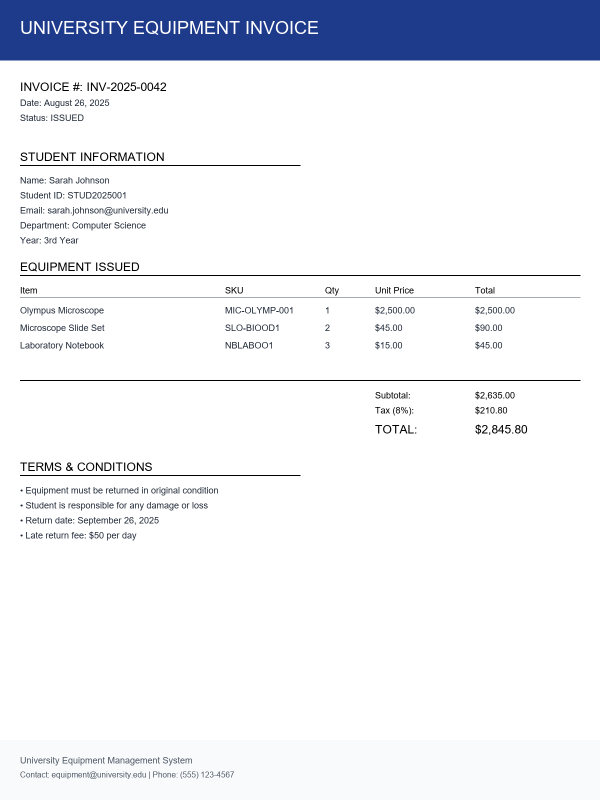
#> input picture sample_invoice_sarah_johnson_hq.png, 1200 x 1600 px (shown at 1/2 size)
$ python create_poor_quality_test_images.py
#> lines starting #> are read from the running program, lines starting #| are printed output that depends on the picture
"""
Create realistic poor quality invoice images to test OCR robustness
Simulates real-world conditions: blur, noise, low light, skew, compression
"""
from PIL import Image, ImageDraw, ImageFont, ImageFilter, ImageEnhance
import cv2
import numpy as np
import os
import random

def create_poor_quality_invoices():
    """Create various poor quality invoice images for testing"""

    # Start with our high quality invoice
    base_image_path = "sample_invoice_sarah_johnson_hq.png"
    if not os.path.exists(base_image_path):
        print("❌ Base image not found! Run create_invoice_image.py first")
        return

    base_image = Image.open(base_image_path)
#> base_image is the input picture: PIL image 1200x1600 RGB; mean R, G, B 233.9, 236.1, 242.2
    print(f"✅ Loaded base image: {base_image.size}")
#| ✅ Loaded base image: (1200, 1600)

    test_images = []

    # 1. BLURRY IMAGE (motion blur)
    print("🔄 Creating blurry image...")
    blurry = base_image.filter(ImageFilter.GaussianBlur(radius=2.5))
    blurry_path = "sample_invoices/test_blurry_invoice.png"
    blurry.save(blurry_path)
    test_images.append(("Blurry (Motion)", blurry_path))

    # 2. LOW LIGHT / DARK IMAGE
    print("🔄 Creating low light image...")
    dark_enhancer = ImageEnhance.Brightness(base_image)
    dark = dark_enhancer.enhance(0.4)  # 40% brightness
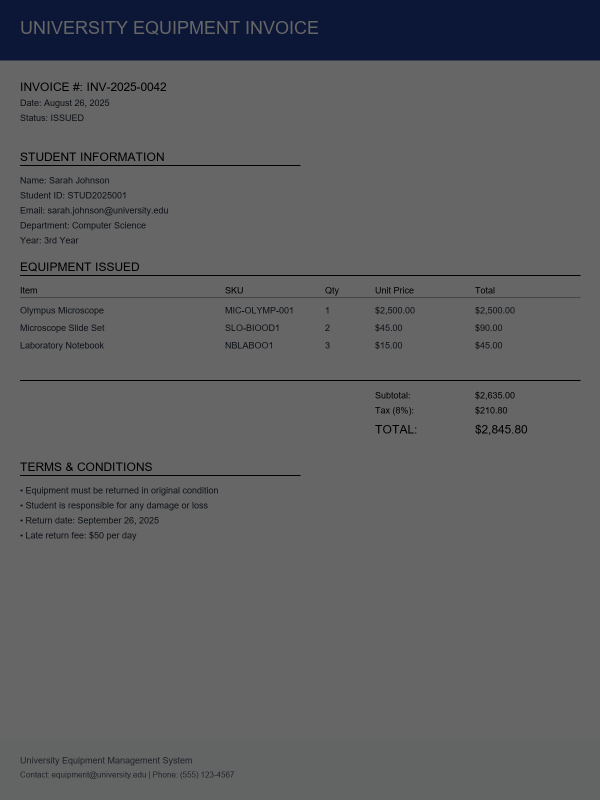
#> dark: PIL image 1200x1600 RGB (shown at 1/2 size); mean R, G, B 93.5, 94.4, 96.8
    dark_path = "sample_invoices/test_dark_invoice.png"
    dark.save(dark_path)
    test_images.append(("Low Light", dark_path))

    # 3. OVEREXPOSED / BRIGHT IMAGE
    print("🔄 Creating overexposed image...")
    bright_enhancer = ImageEnhance.Brightness(base_image)
    bright = bright_enhancer.enhance(1.8)  # 180% brightness
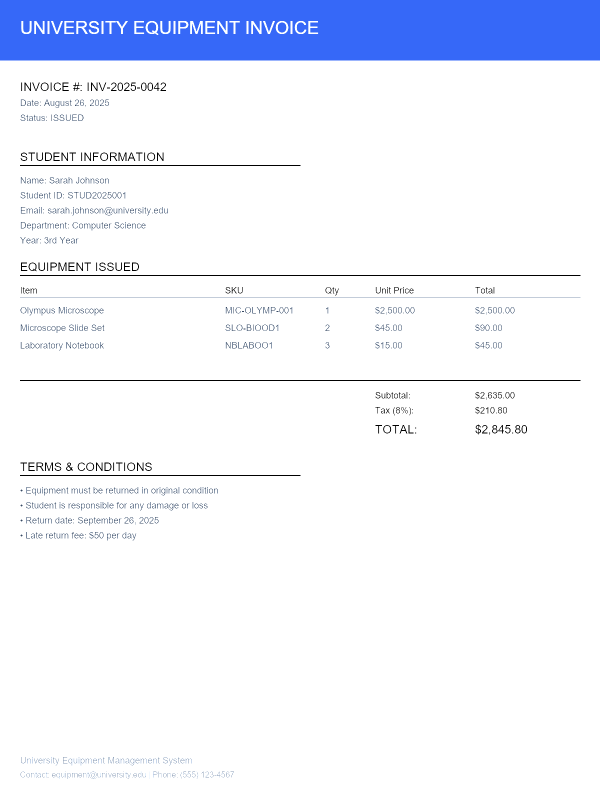
#> bright: PIL image 1200x1600 RGB (shown at 1/2 size); mean R, G, B 237.3, 241.1, 251.7
    bright_path = "sample_invoices/test_bright_invoice.png"
    bright.save(bright_path)
    test_images.append(("Overexposed", bright_path))

    # 4. LOW CONTRAST IMAGE
    print("🔄 Creating low contrast image...")
    contrast_enhancer = ImageEnhance.Contrast(base_image)
    low_contrast = contrast_enhancer.enhance(0.5)  # 50% contrast
    low_contrast_path = "sample_invoices/test_low_contrast_invoice.png"
    low_contrast.save(low_contrast_path)
    test_images.append(("Low Contrast", low_contrast_path))

    # 5. NOISY IMAGE
    print("🔄 Creating noisy image...")
    cv_image = cv2.cvtColor(np.array(base_image), cv2.COLOR_RGB2BGR)
    noise = np.random.normal(0, 25, cv_image.shape).astype(np.uint8)
    noisy_cv = cv2.add(cv_image, noise)
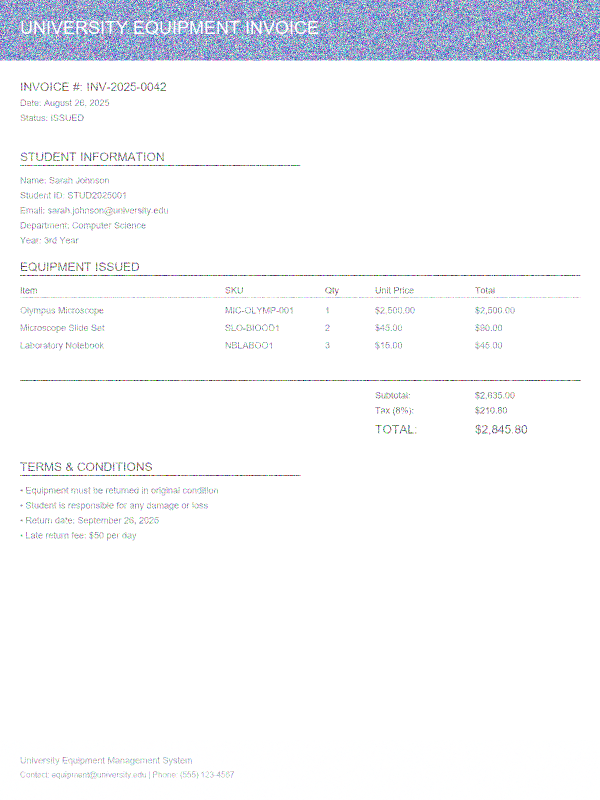
#> noisy_cv: shape (1600, 1200, 3) (shown at 1/2 size); mean B, G, R 249.4, 246.3, 245.1
    noisy_image = Image.fromarray(cv2.cvtColor(noisy_cv, cv2.COLOR_BGR2RGB))
    noisy_path = "sample_invoices/test_noisy_invoice.png"
    noisy_image.save(noisy_path)
    test_images.append(("Noisy", noisy_path))

    # 6. ROTATED/SKEWED IMAGE
    print("🔄 Creating skewed image...")
    skewed = base_image.rotate(-3, expand=True, fillcolor='white')  # 3 degrees counter-clockwise
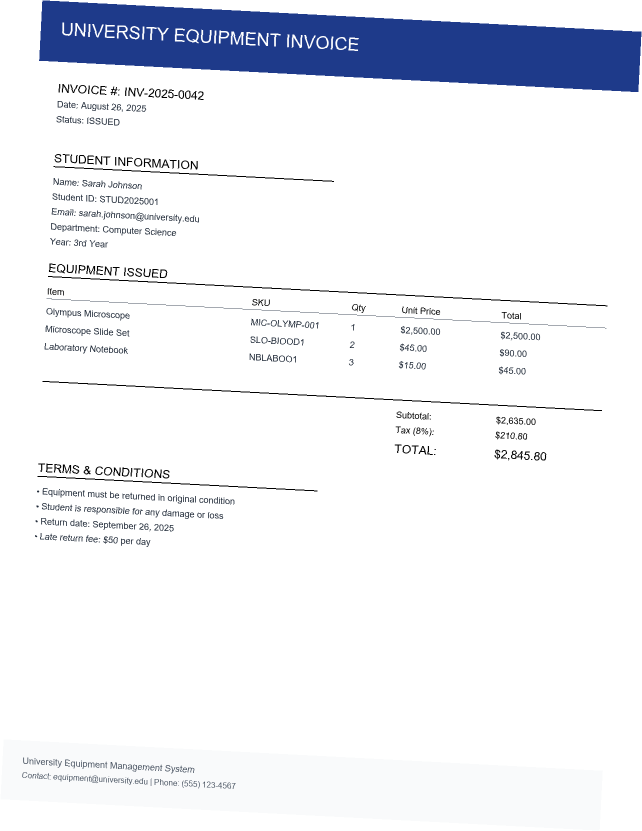
#> skewed: PIL image 1284x1662 RGB (shown at 1/2 size); mean R, G, B 236, 238, 243.5
    skewed_path = "sample_invoices/test_skewed_invoice.png"
    skewed.save(skewed_path)
    test_images.append(("Skewed", skewed_path))

    # 7. LOW RESOLUTION / PIXELATED
    print("🔄 Creating low resolution image...")
    small = base_image.resize((400, 533), Image.LANCZOS)  # Much smaller
    pixelated = small.resize(base_image.size, Image.NEAREST)  # Scale back up with pixelation
    pixelated_path = "sample_invoices/test_pixelated_invoice.png"
    pixelated.save(pixelated_path)
    test_images.append(("Low Resolution", pixelated_path))

    # 8. COMPRESSED/ARTIFACTED IMAGE
    print("🔄 Creating compressed image...")
    # Save as JPEG with low quality, then convert back to PNG
    temp_jpg = "temp_compressed.jpg"
    base_image.save(temp_jpg, "JPEG", quality=15)  # Very low quality
    compressed = Image.open(temp_jpg)
    compressed_path = "sample_invoices/test_compressed_invoice.png"
    compressed.save(compressed_path)
    os.remove(temp_jpg)
    test_images.append(("Compressed", compressed_path))

    # 9. COMBINATION: Multiple issues
    print("🔄 Creating worst case scenario image...")
    worst = base_image.copy()
    # Apply multiple degradations
    worst = worst.filter(ImageFilter.GaussianBlur(radius=1.5))  # Slight blur
    worst_enhancer_brightness = ImageEnhance.Brightness(worst)
    worst = worst_enhancer_brightness.enhance(0.6)  # Darker
    worst_enhancer_contrast = ImageEnhance.Contrast(worst)
    worst = worst_enhancer_contrast.enhance(0.7)  # Lower contrast
    worst = worst.rotate(-2, expand=True, fillcolor='white')  # Slight skew
#> worst: PIL image 1256x1642 RGB

    # Add noise
    cv_worst = cv2.cvtColor(np.array(worst), cv2.COLOR_RGB2BGR)
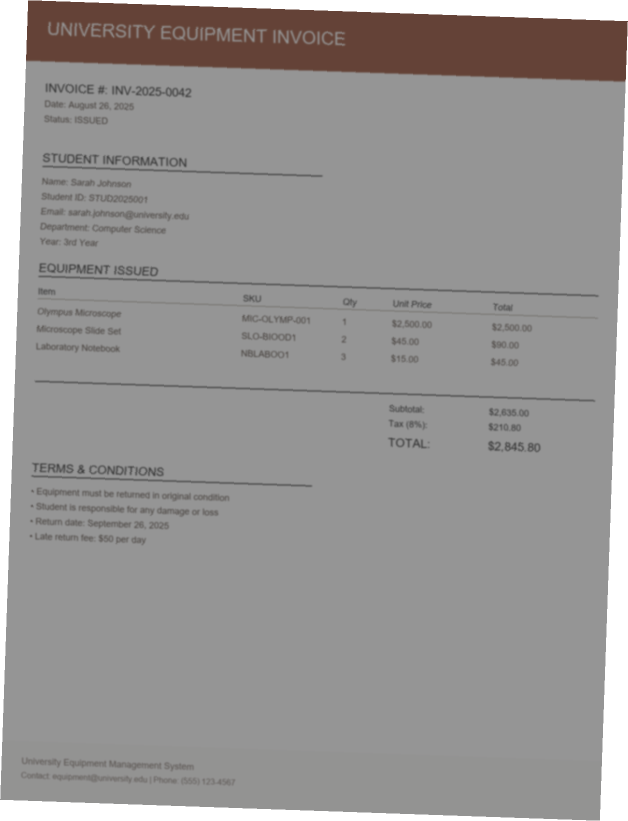
#> cv_worst: shape (1642, 1256, 3) (shown at 1/2 size); mean R, G, B 151.3, 148.9, 148.1
    noise = np.random.normal(0, 15, cv_worst.shape).astype(np.uint8)
    noisy_worst = cv2.add(cv_worst, noise)
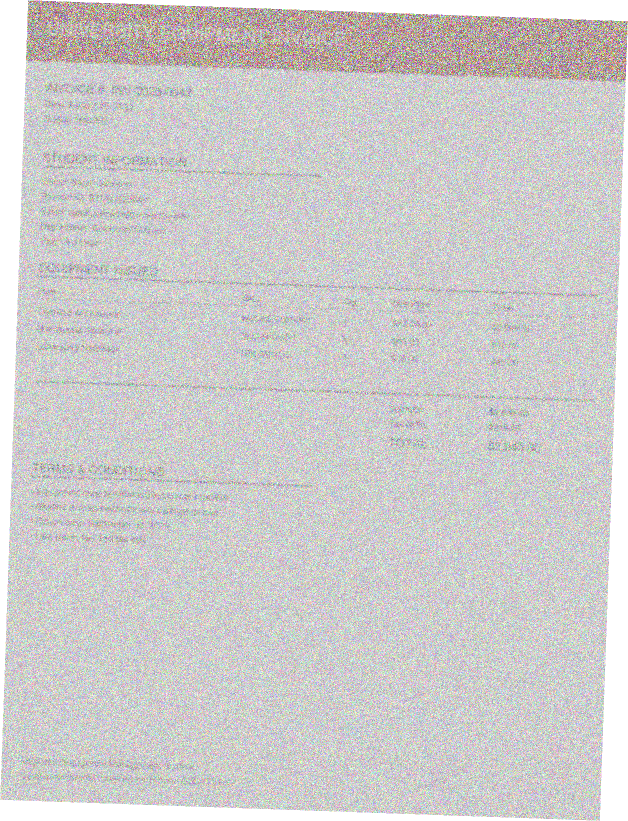
#> noisy_worst: shape (1642, 1256, 3) (shown at 1/2 size); mean R, G, B 205.8, 204.4, 204.1
    worst_final = Image.fromarray(cv2.cvtColor(noisy_worst, cv2.COLOR_BGR2RGB))
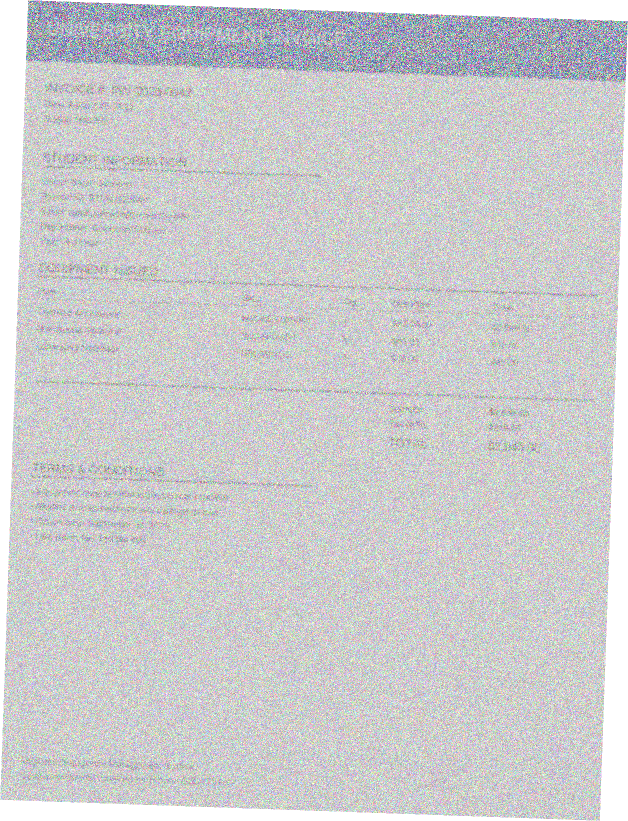
#> worst_final: PIL image 1256x1642 RGB (shown at 1/2 size); mean R, G, B 204.1, 204.4, 205.8

    worst_path = "sample_invoices/test_worst_case_invoice.png"
    worst_final.save(worst_path)
    test_images.append(("Worst Case", worst_path))

    print(f"✅ Created {len(test_images)} test images for OCR testing:")
    for name, path in test_images:
        print(f"   📄 {name}: {path}")

    print("\n🧪 Test these images with your OCR system to verify robustness!")
    print("💡 The enhanced OCR should handle these challenging conditions better.")

    return test_images

if __name__ == "__main__":
    # Create the sample_invoices directory if it doesn't exist
    os.makedirs("sample_invoices", exist_ok=True)
    create_poor_quality_invoices()

$ run again, with sample_invoice_sarah_johnson.png copied over sample_invoice_sarah_johnson_hq.png
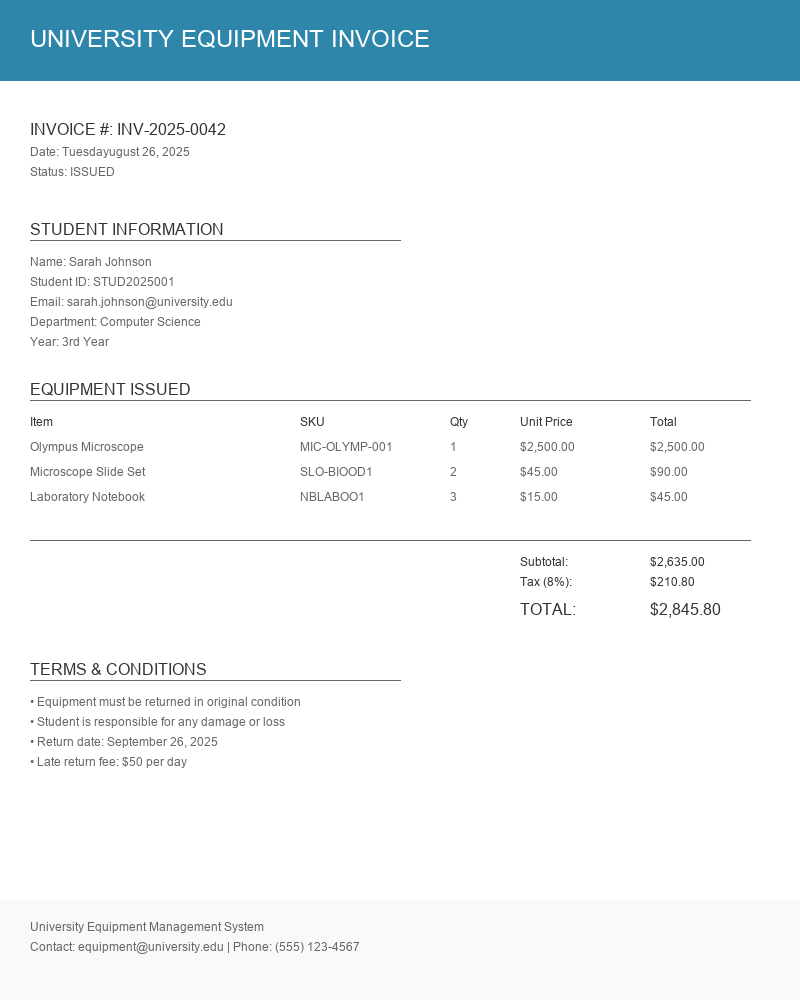
#> input picture sample_invoice_sarah_johnson.png, 800 x 1000 px
#> in create_poor_quality_invoices, base_image is the input picture: PIL image 800x1000 RGB; mean R, G, B 234.9, 241.9, 244.9
#| ✅ Loaded base image: (800, 1000)
#> in create_poor_quality_invoices, `cv_worst = cv2.cvtColor(np.array(worst), cv2.COLOR_RGB2BGR)`:
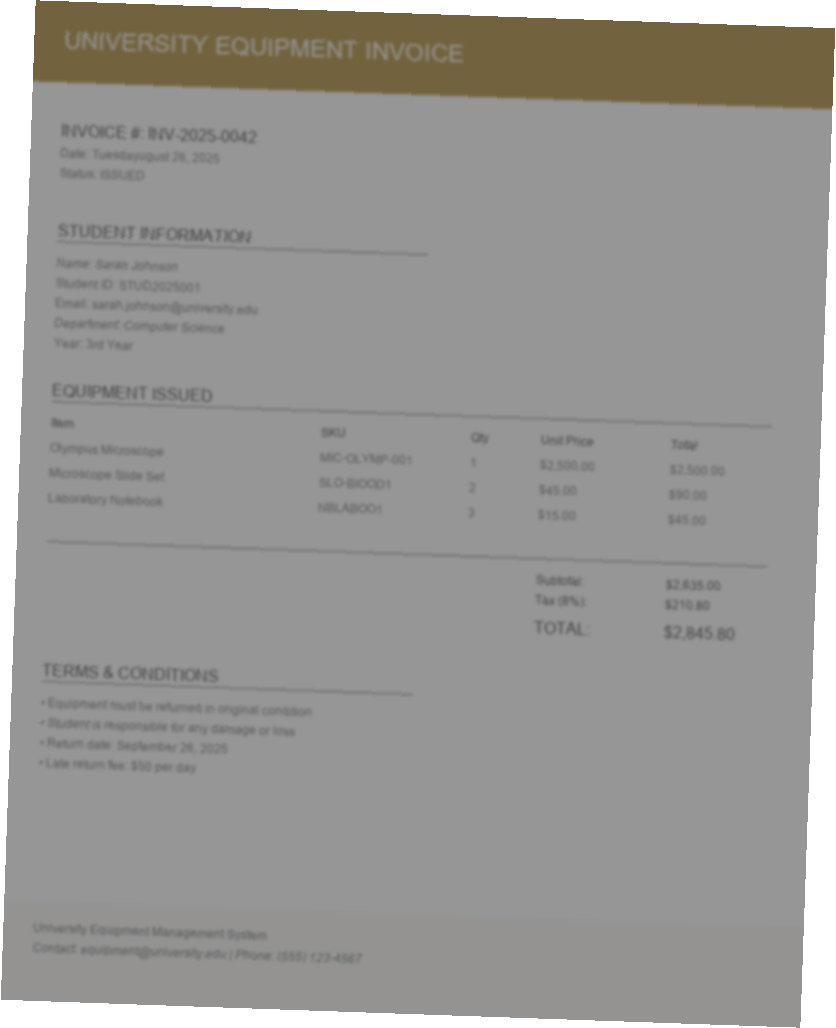
#> cv_worst: shape (1028, 836, 3); mean R, G, B 153.2, 152, 149.2
#> in create_poor_quality_invoices, `worst_final = Image.fromarray(cv2.cvtColor(noisy_worst, cv2.COLOR_BGR2..`:
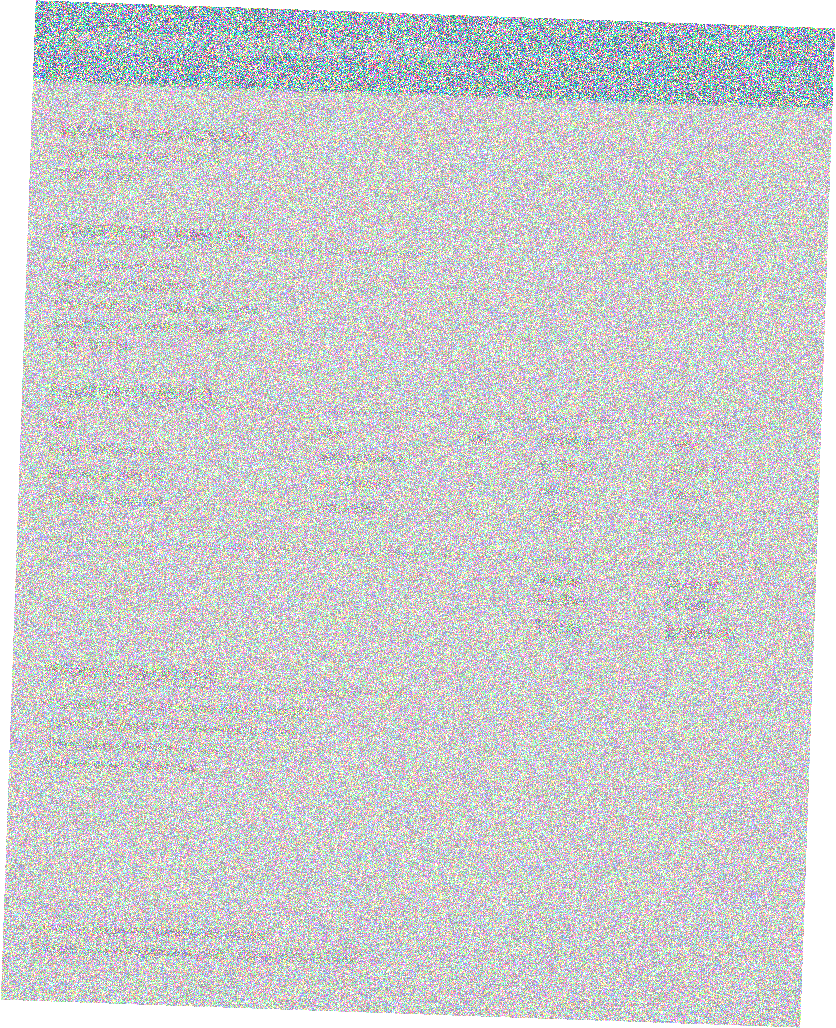
#> worst_final: PIL image 836x1028 RGB; mean R, G, B 204.7, 206, 206.8

$ run again, with test_converted_invoice.png copied over sample_invoice_sarah_johnson_hq.png
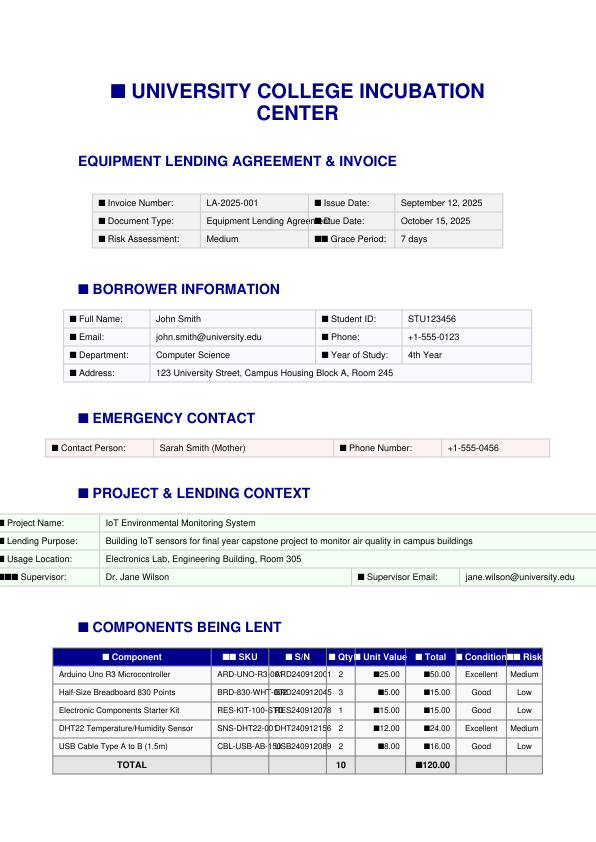
#> input picture test_converted_invoice.png, 1191 x 1684 px (shown at 1/2 size)
#> in create_poor_quality_invoices, base_image is the input picture: PIL image 1191x1684 RGB; mean R, G, B 237, 237.8, 241.5
#| ✅ Loaded base image: (1191, 1684)
#> in create_poor_quality_invoices, `cv_worst = cv2.cvtColor(np.array(worst), cv2.COLOR_RGB2BGR)`:
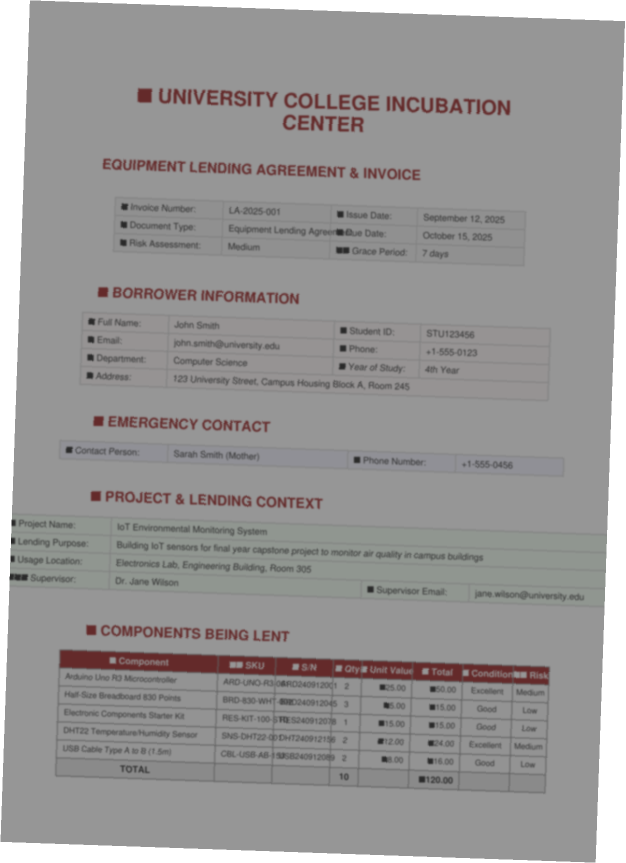
#> cv_worst: shape (1726, 1251, 3) (shown at 1/2 size); mean R, G, B 152, 150.5, 150.2
#> in create_poor_quality_invoices, `worst_final = Image.fromarray(cv2.cvtColor(noisy_worst, cv2.COLOR_BGR2..`:
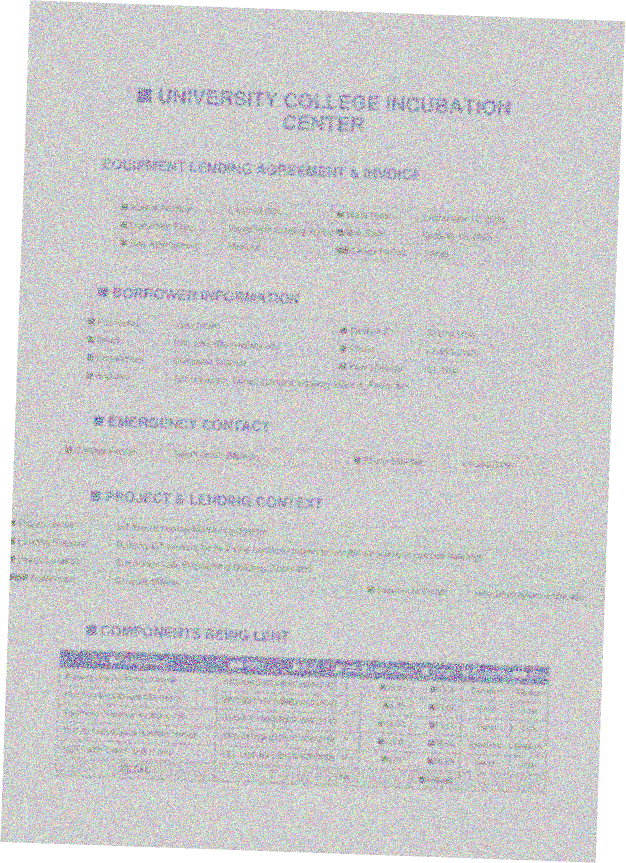
#> worst_final: PIL image 1251x1726 RGB (shown at 1/2 size); mean R, G, B 205.1, 205.2, 206.1
